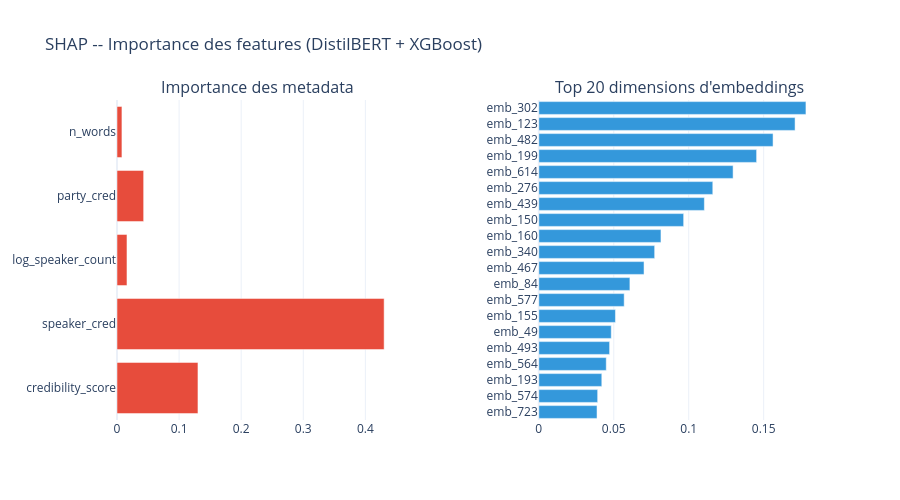

Here is the notebook cell this chart was saved with:
### Code cell
# Visualisation : importance des metadata + top embeddings
fig = make_subplots(
    rows=1, cols=2,
    subplot_titles=["Importance des metadata", "Top 20 dimensions d'embeddings"],
    horizontal_spacing=0.2,
)

# Metadata
fig.add_trace(go.Bar(
    x=imp_meta_by_feat,
    y=meta_bundle["feature_order"],
    orientation="h",
    marker_color="#e74c3c",
), row=1, col=1)

# Top embeddings
top_emb_idx = np.argsort(mean_abs_shap[:n_emb])[-20:]
fig.add_trace(go.Bar(
    x=mean_abs_shap[top_emb_idx],
    y=[f"emb_{i}" for i in top_emb_idx],
    orientation="h",
    marker_color="#3498db",
), row=1, col=2)

fig.update_layout(
    title="SHAP -- Importance des features (DistilBERT + XGBoost)",
    template="plotly_white", height=500, showlegend=False,
)
fig.show()

print("\nObservation : si les metadata dominent, le modele s'appuie fortement sur les")
print("infos contextuelles (speaker, party, credibility) plutot que sur le texte seul.")
print("Cela peut etre un biais (memorisation des locuteurs) ou un signal legitime.")

### Figure 1 — Plotly figure (JSON) as saved in the notebook; plotly's stock layout.template omitted (floating-point values rounded to 4 significant figures)
{"data": [{"marker": {"color": "#e74c3c"}, "orientation": "h", "type": "bar", "x": [0.1304, 0.4303, 0.01608, 0.04292, 0.00794], "xaxis": "x", "y": ["credibility_score", "speaker_cred", "log_speaker_count", "party_cred", "n_words"], "yaxis": "y"}, {"marker": {"color": "#3498db"}, "orientation": "h", "type": "bar", "x": [0.03883, 0.03926, 0.04202, 0.045, 0.04723, 0.04833, 0.05112, 0.05695, 0.06077, 0.07019, 0.07728, 0.08148, 0.09662, 0.1104, 0.1161, 0.1296, 0.1453, 0.1563, 0.1709, 0.1782], "xaxis": "x2", "y": ["emb_723", "emb_574", "emb_193", "emb_564", "emb_493", "emb_49", "emb_155", "emb_577", "emb_84", "emb_467", "emb_340", "emb_160", "emb_150", "emb_439", "emb_276", "emb_614", "emb_199", "emb_482", "emb_123", "emb_302"], "yaxis": "y2"}], "layout": {"annotations": [{"font": {"size": 16}, "showarrow": false, "text": "Importance des metadata", "x": 0.2, "xanchor": "center", "xref": "paper", "y": 1, "yanchor": "bottom", "yref": "paper"}, {"font": {"size": 16}, "showarrow": false, "text": "Top 20 dimensions d'embeddings", "x": 0.8, "xanchor": "center", "xref": "paper", "y": 1, "yanchor": "bottom", "yref": "paper"}], "height": 500, "showlegend": false, "title": {"text": "SHAP -- Importance des features (DistilBERT + XGBoost)"}, "xaxis": {"anchor": "y", "domain": [0, 0.4]}, "xaxis2": {"anchor": "y2", "domain": [0.6, 1]}, "yaxis": {"anchor": "x", "domain": [0, 1]}, "yaxis2": {"anchor": "x2", "domain": [0, 1]}}}
